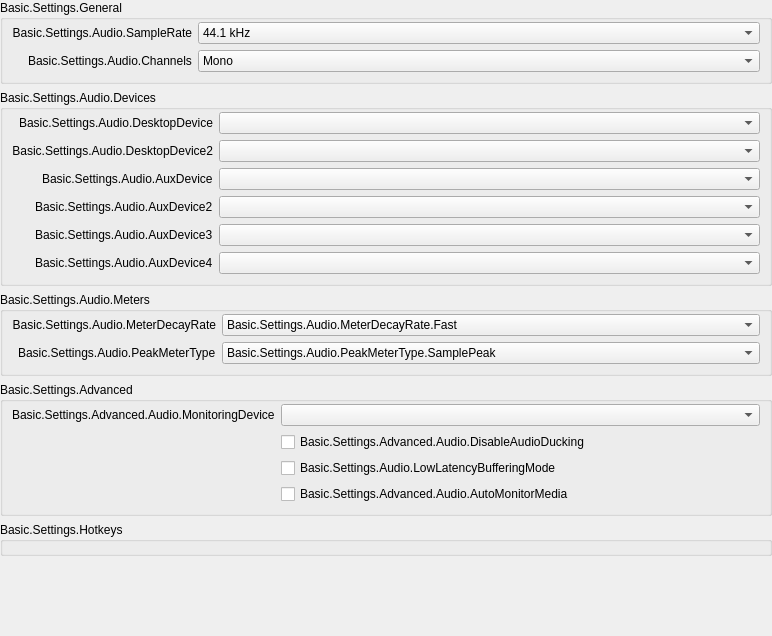
           <widget class="QWidget" name="scrollAreaWidgetContents_50">
            <property name="geometry">
             <rect>
              <x>0</x>
              <y>0</y>
              <width>772</width>
              <height>636</height>
             </rect>
            </property>
            <layout class="QVBoxLayout" name="verticalLayout_50">
             <property name="leftMargin">
              <number>0</number>
             </property>
             <property name="topMargin">
              <number>0</number>
             </property>
             <property name="rightMargin">
              <number>0</number>
             </property>
             <property name="bottomMargin">
              <number>0</number>
             </property>
             <item>
              <widget class="QFrame" name="widget_50">
               <layout class="QVBoxLayout" name="verticalLayout_51">
                <property name="leftMargin">
                 <number>0</number>
                </property>
                <property name="topMargin">
                 <number>0</number>
                </property>
                <property name="rightMargin">
                 <number>0</number>
                </property>
                <property name="bottomMargin">
                 <number>0</number>
                </property>
                <item>
                 <widget class="QGroupBox" name="audioGeneralGroupBox">
                  <property name="title">
                   <string>Basic.Settings.General</string>
                  </property>
                  <layout class="QFormLayout" name="formLayout_52">
                   <property name="fieldGrowthPolicy">
                    <enum>QFormLayout::FieldGrowthPolicy::AllNonFixedFieldsGrow</enum>
                   </property>
                   <property name="labelAlignment">
                    <set>Qt::AlignmentFlag::AlignRight|Qt::AlignmentFlag::AlignTrailing|Qt::AlignmentFlag::AlignVCenter</set>
                   </property>
                   <property name="topMargin">
                    <number>2</number>
                   </property>
                   <item row="0" column="0">
                    <widget class="QLabel" name="label_14">
                     <property name="minimumSize">
                      <size>
                       <width>170</width>
                       <height>0</height>
                      </size>
                     </property>
                     <property name="text">
                      <string>Basic.Settings.Audio.SampleRate</string>
                     </property>
                     <property name="alignment">
                      <set>Qt::AlignmentFlag::AlignRight|Qt::AlignmentFlag::AlignTrailing|Qt::AlignmentFlag::AlignVCenter</set>
                     </property>
                     <property name="buddy">
                      <cstring>sampleRate</cstring>
                     </property>
                    </widget>
                   </item>
                   <item row="0" column="1">
                    <widget class="QComboBox" name="sampleRate">
                     <property name="currentText">
                      <string notr="true">44.1 kHz</string>
                     </property>
                     <property name="currentIndex">
                      <number>0</number>
                     </property>
                     <item>
                      <property name="text">
                       <string>44.1 kHz</string>
                      </property>
                     </item>
                     <item>
                      <property name="text">
                       <string>48 kHz</string>
                      </property>
                     </item>
                    </widget>
                   </item>
                   <item row="1" column="0">
                    <widget class="QLabel" name="label_15">
                     <property name="text">
                      <string>Basic.Settings.Audio.Channels</string>
                     </property>
                     <property name="buddy">
                      <cstring>channelSetup</cstring>
                     </property>
                    </widget>
                   </item>
                   <item row="1" column="1">
                    <widget class="QComboBox" name="channelSetup">
                     <property name="currentText">
                      <string>Mono</string>
                     </property>
                     <property name="currentIndex">
                      <number>0</number>
                     </property>
                     <item>
                      <property name="text">
                       <string>Mono</string>
                      </property>
                     </item>
                     <item>
                      <property name="text">
                       <string>Stereo</string>
                      </property>
                     </item>
                     <item>
                      <property name="text">
                       <string>2.1</string>
                      </property>
                     </item>
                     <item>
                      <property name="text">
                       <string>4.0</string>
                      </property>
                     </item>
                     <item>
                      <property name="text">
                       <string>4.1</string>
                      </property>
                     </item>
                     <item>
                      <property name="text">
                       <string>5.1</string>
                      </property>
                     </item>
                     <item>
                      <property name="text">
                       <string>7.1</string>
                      </property>
                     </item>
                    </widget>
                   </item>
                  </layout>
                 </widget>
                </item>
                <item>
                 <widget class="QGroupBox" name="audioDevicesGroupBox">
                  <property name="title">
                   <string>Basic.Settings.Audio.Devices</string>
                  </property>
                  <layout class="QFormLayout" name="formLayout_53">
                   <property name="fieldGrowthPolicy">
                    <enum>QFormLayout::FieldGrowthPolicy::AllNonFixedFieldsGrow</enum>
                   </property>
                   <property name="labelAlignment">
                    <set>Qt::AlignmentFlag::AlignRight|Qt::AlignmentFlag::AlignTrailing|Qt::AlignmentFlag::AlignVCenter</set>
                   </property>
                   <property name="topMargin">
                    <number>2</number>
                   </property>
                   <item row="0" column="0">
                    <widget class="QLabel" name="label_2">
                     <property name="minimumSize">
                      <size>
                       <width>170</width>
                       <height>0</height>
                      </size>
                     </property>
                     <property name="text">
                      <string>Basic.Settings.Audio.DesktopDevice</string>
                     </property>
                     <property name="alignment">
                      <set>Qt::AlignmentFlag::AlignRight|Qt::AlignmentFlag::AlignTrailing|Qt::AlignmentFlag::AlignVCenter</set>
                     </property>
                     <property name="buddy">
                      <cstring>desktopAudioDevice1</cstring>
                     </property>
                    </widget>
                   </item>
                   <item row="0" column="1">
                    <widget class="QComboBox" name="desktopAudioDevice1">
                     <property name="enabled">
                      <bool>true</bool>
                     </property>
                    </widget>
                   </item>
                   <item row="1" column="0">
                    <widget class="QLabel" name="label_3">
                     <property name="text">
                      <string>Basic.Settings.Audio.DesktopDevice2</string>
                     </property>
                     <property name="alignment">
                      <set>Qt::AlignmentFlag::AlignRight|Qt::AlignmentFlag::AlignTrailing|Qt::AlignmentFlag::AlignVCenter</set>
                     </property>
                     <property name="buddy">
                      <cstring>desktopAudioDevice2</cstring>
                     </property>
                    </widget>
                   </item>
                   <item row="1" column="1">
                    <widget class="QComboBox" name="desktopAudioDevice2">
                     <property name="enabled">
                      <bool>true</bool>
                     </property>
                    </widget>
                   </item>
                   <item row="2" column="0">
                    <widget class="QLabel" name="label_4">
                     <property name="text">
                      <string>Basic.Settings.Audio.AuxDevice</string>
                     </property>
                     <property name="buddy">
                      <cstring>auxAudioDevice1</cstring>
                     </property>
                    </widget>
                   </item>
                   <item row="2" column="1">
                    <widget class="QComboBox" name="auxAudioDevice1">
                     <property name="enabled">
                      <bool>true</bool>
                     </property>
                    </widget>
                   </item>
                   <item row="3" column="0">
                    <widget class="QLabel" name="label_5">
                     <property name="text">
                      <string>Basic.Settings.Audio.AuxDevice2</string>
                     </property>
                     <property name="buddy">
                      <cstring>auxAudioDevice2</cstring>
                     </property>
                    </widget>
                   </item>
                   <item row="3" column="1">
                    <widget class="QComboBox" name="auxAudioDevice2">
                     <property name="enabled">
                      <bool>true</bool>
                     </property>
                    </widget>
                   </item>
                   <item row="4" column="0">
                    <widget class="QLabel" name="label_6">
                     <property name="text">
                      <string>Basic.Settings.Audio.AuxDevice3</string>
                     </property>
                     <property name="buddy">
                      <cstring>auxAudioDevice3</cstring>
                     </property>
                    </widget>
                   </item>
                   <item row="4" column="1">
                    <widget class="QComboBox" name="auxAudioDevice3">
                     <property name="enabled">
                      <bool>true</bool>
                     </property>
                    </widget>
                   </item>
                   <item row="5" column="1">
                    <widget class="QComboBox" name="auxAudioDevice4">
                     <property name="enabled">
                      <bool>true</bool>
                     </property>
                    </widget>
                   </item>
                   <item row="5" column="0">
                    <widget class="QLabel" name="label_67">
                     <property name="text">
                      <string>Basic.Settings.Audio.AuxDevice4</string>
                     </property>
                     <property name="buddy">
                      <cstring>auxAudioDevice4</cstring>
                     </property>
                    </widget>
                   </item>
                  </layout>
                 </widget>
                </item>
                <item>
                 <widget class="QGroupBox" name="audioMetersGroupBox">
                  <property name="title">
                   <string>Basic.Settings.Audio.Meters</string>
                  </property>
                  <layout class="QFormLayout" name="formLayout_54">
                   <property name="fieldGrowthPolicy">
                    <enum>QFormLayout::FieldGrowthPolicy::AllNonFixedFieldsGrow</enum>
                   </property>
                   <property name="labelAlignment">
                    <set>Qt::AlignmentFlag::AlignRight|Qt::AlignmentFlag::AlignTrailing|Qt::AlignmentFlag::AlignVCenter</set>
                   </property>
                   <property name="topMargin">
                    <number>2</number>
                   </property>
                   <item row="0" column="0">
                    <widget class="QLabel" name="label_65">
                     <property name="minimumSize">
                      <size>
                       <width>170</width>
                       <height>0</height>
                      </size>
                     </property>
                     <property name="text">
                      <string>Basic.Settings.Audio.MeterDecayRate</string>
                     </property>
                     <property name="alignment">
                      <set>Qt::AlignmentFlag::AlignRight|Qt::AlignmentFlag::AlignTrailing|Qt::AlignmentFlag::AlignVCenter</set>
                     </property>
                     <property name="buddy">
                      <cstring>meterDecayRate</cstring>
                     </property>
                    </widget>
                   </item>
                   <item row="0" column="1">
                    <widget class="QComboBox" name="meterDecayRate">
                     <property name="currentText">
                      <string>Basic.Settings.Audio.MeterDecayRate.Fast</string>
                     </property>
                     <property name="currentIndex">
                      <number>0</number>
                     </property>
                     <item>
                      <property name="text">
                       <string>Basic.Settings.Audio.MeterDecayRate.Fast</string>
                      </property>
                     </item>
                     <item>
                      <property name="text">
                       <string>Basic.Settings.Audio.MeterDecayRate.Medium</string>
                      </property>
                     </item>
                     <item>
                      <property name="text">
                       <string>Basic.Settings.Audio.MeterDecayRate.Slow</string>
                      </property>
                     </item>
                    </widget>
                   </item>
                   <item row="1" column="0">
                    <widget class="QLabel" name="label_66">
                     <property name="text">
                      <string>Basic.Settings.Audio.PeakMeterType</string>
                     </property>
                     <property name="buddy">
                      <cstring>peakMeterType</cstring>
                     </property>
                    </widget>
                   </item>
                   <item row="1" column="1">
                    <widget class="QComboBox" name="peakMeterType">
                     <property name="currentIndex">
                      <number>0</number>
                     </property>
                     <item>
                      <property name="text">
                       <string>Basic.Settings.Audio.PeakMeterType.SamplePeak</string>
                      </property>
                     </item>
                     <item>
                      <property name="text">
                       <string>Basic.Settings.Audio.PeakMeterType.TruePeak</string>
                      </property>
                     </item>
                    </widget>
                   </item>
                  </layout>
                 </widget>
                </item>
                <item>
                 <widget class="QGroupBox" name="audioAdvGroupBox">
                  <property name="title">
                   <string>Basic.Settings.Advanced</string>
                  </property>
                  <layout class="QFormLayout" name="formLayout_56">
                   <property name="fieldGrowthPolicy">
                    <enum>QFormLayout::FieldGrowthPolicy::AllNonFixedFieldsGrow</enum>
                   </property>
                   <property name="labelAlignment">
                    <set>Qt::AlignmentFlag::AlignRight|Qt::AlignmentFlag::AlignTrailing|Qt::AlignmentFlag::AlignVCenter</set>
                   </property>
                   <property name="topMargin">
                    <number>2</number>
                   </property>
                   <item row="0" column="0">
                    <widget class="QLabel" name="monitoringDeviceLabel">
                     <property name="text">
                      <string>Basic.Settings.Advanced.Audio.MonitoringDevice</string>
                     </property>
                     <property name="buddy">
                      <cstring>monitoringDevice</cstring>
                     </property>
                    </widget>
                   </item>
                   <item row="0" column="1">
                    <widget class="QComboBox" name="monitoringDevice"/>
                   </item>
                   <item row="1" column="1">
                    <widget class="QCheckBox" name="disableAudioDucking">
                     <property name="text">
                      <string>Basic.Settings.Advanced.Audio.DisableAudioDucking</string>
                     </property>
                    </widget>
                   </item>
                   <item row="2" column="0">
                    <spacer name="horizontalSpacer_11">
                     <property name="orientation">
                      <enum>Qt::Orientation::Horizontal</enum>
                     </property>
                     <property name="sizeType">
                      <enum>QSizePolicy::Policy::Expanding</enum>
                     </property>
                     <property name="sizeHint" stdset="0">
                      <size>
                       <width>170</width>
                       <height>20</height>
                      </size>
                     </property>
                    </spacer>
                   </item>
                   <item row="2" column="1">
                    <widget class="QCheckBox" name="lowLatencyBuffering">
                     <property name="text">
                      <string>Basic.Settings.Audio.LowLatencyBufferingMode</string>
                     </property>
                    </widget>
                   </item>
                   <item row="3" column="1">
                    <widget class="QCheckBox" name="autoMonitorMedia">
                     <property name="text">
                      <string>Basic.Settings.Advanced.Audio.AutoMonitorMedia</string>
                     </property>
                    </widget>
                   </item>
                  </layout>
                 </widget>
                </item>
                <item>
                 <widget class="QGroupBox" name="audioHotkeysGroupBox">
                  <property name="title">
                   <string>Basic.Settings.Hotkeys</string>
                  </property>
                  <layout class="QFormLayout" name="audioSourceLayout">
                   <property name="fieldGrowthPolicy">
                    <enum>QFormLayout::FieldGrowthPolicy::AllNonFixedFieldsGrow</enum>
                   </property>
                   <property name="labelAlignment">
                    <set>Qt::AlignmentFlag::AlignRight|Qt::AlignmentFlag::AlignTrailing|Qt::AlignmentFlag::AlignVCenter</set>
                   </property>
                   <property name="topMargin">
                    <number>2</number>
                   </property>
                  </layout>
                 </widget>
                </item>
                <item>
                 <spacer name="verticalSpacer_4">
                  <property name="orientation">
                   <enum>Qt::Orientation::Vertical</enum>
                  </property>
                  <property name="sizeHint" stdset="0">
                   <size>
                    <width>20</width>
                    <height>0</height>
                   </size>
                  </property>
                 </spacer>
                </item>
               </layout>
              </widget>
             </item>
            </layout>
           </widget>
